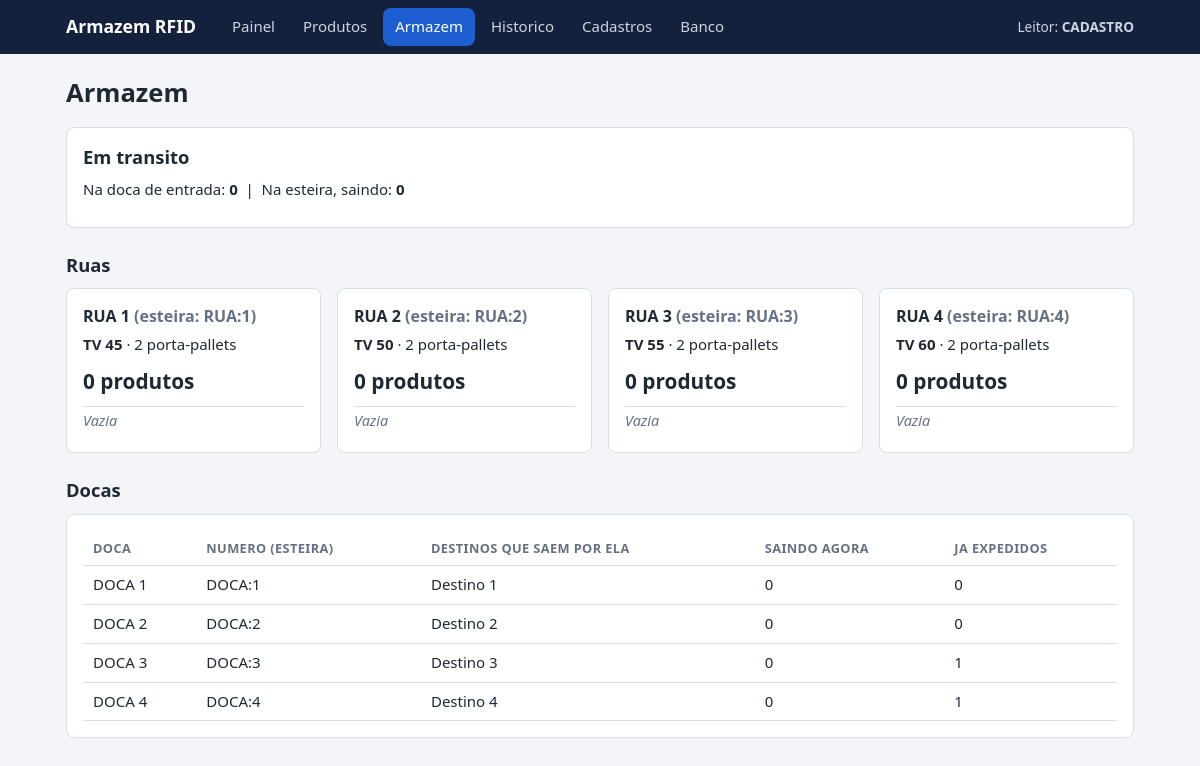
Page /armazem on the committed database.
### tables this page shows
CREATE TABLE config (
    chave TEXT PRIMARY KEY,
    valor TEXT NOT NULL
);

CREATE TABLE ruas (
    id              INTEGER PRIMARY KEY AUTOINCREMENT,
    codigo          TEXT    NOT NULL UNIQUE,      -- 'RUA 1'
    numero          INTEGER NOT NULL UNIQUE,      -- numero que a esteira entende (RUA:1)
    tipo_produto_id INTEGER NOT NULL UNIQUE REFERENCES tipos_produto(id),
    porta_pallets   INTEGER NOT NULL DEFAULT 2
);

CREATE TABLE tipos_produto (
    id        INTEGER PRIMARY KEY AUTOINCREMENT,
    nome      TEXT    NOT NULL UNIQUE,            -- 'TV 50'
    polegadas INTEGER NOT NULL UNIQUE
);

CREATE TABLE docas (
    id     INTEGER PRIMARY KEY AUTOINCREMENT,
    codigo TEXT    NOT NULL UNIQUE,               -- 'DOCA 1'
    numero INTEGER NOT NULL UNIQUE                -- numero que a esteira entende (DOCA:1)
);

### app.py (the view)
@app.get("/armazem")
def armazem():
    ativos = consulta(SQL_PRODUTOS + " WHERE p.status IN ('NA_RUA','DESTINO_DEFINIDO') ORDER BY p.id")
    ruas = []
    for r in consulta("""SELECT r.*, t.nome AS tipo FROM ruas r
                         JOIN tipos_produto t ON t.id = r.tipo_produto_id ORDER BY r.numero"""):
        ruas.append({"rua": r, "produtos": [p for p in ativos if p["rua"] == r["codigo"]]})
    docas = consulta("""SELECT c.*,
        (SELECT group_concat(nome, ', ') FROM destinos WHERE doca_id = c.id) AS destinos,
        (SELECT COUNT(*) FROM produtos p JOIN destinos d ON d.id = p.destino_id
          WHERE d.doca_id = c.id AND p.status = 'NA_ESTEIRA') AS saindo,
        (SELECT COUNT(*) FROM produtos p JOIN destinos d ON d.id = p.destino_id
          WHERE d.doca_id = c.id AND p.status = 'EXPEDIDO') AS expedidos
        FROM docas c ORDER BY c.numero""")
    transito = {r["status"]: r["qtd"] for r in consulta(
        "SELECT status, COUNT(*) AS qtd FROM produtos WHERE status IN ('NA_DOCA','NA_ESTEIRA') GROUP BY status")}
    return render_template("armazem.html", ruas=ruas, docas=docas, transito=transito)

### app.py (called while the page is built)
@app.context_processor
def contexto_comum():
    return {"leitor_atual": banco.sensor_ativo(get_db())}

def consulta(sql, *params):
    return get_db().execute(sql, params).fetchall()

### banco.py (called while the page is built)
def get_db():
    if "db" not in g:
        g.db = sqlite3.connect(DB)
        g.db.row_factory = sqlite3.Row
        g.db.execute("PRAGMA foreign_keys = ON")
    return g.db

def fechar_db(_=None):
    db = g.pop("db", None)
    if db:
        db.close()

def sensor_ativo(db):
    r = db.execute("SELECT valor FROM config WHERE chave='sensor_ativo'").fetchone()
    return r[0] if r else "CADASTRO"

### templates/armazem.html (shortened to what this page needs)
{% extends "base.html" %}
{% set pagina = 'armazem' %}
{% from "_macros.html" import badge %}
{% block conteudo %}
<h1>Armazem</h1>
<div id="visao" data-auto>
  <section class="card">
    <h2>Em transito</h2>
    <p>Na doca de entrada: <b>{{ transito.get('NA_DOCA', 0) }}</b> &nbsp;|&nbsp;
       Na esteira, saindo: <b>{{ transito.get('NA_ESTEIRA', 0) }}</b></p>
  </section>
  <h2>Ruas</h2>
  <div class="grade-ruas">
    {% for item in ruas %}
    <section class="card rua">
      <h3>{{ item.rua.codigo }} <span class="suave">(esteira: RUA:{{ item.rua.numero }})</span></h3>
      <p><b>{{ item.rua.tipo }}</b> &middot; {{ item.rua.porta_pallets }} porta-pallets</p>
      <p class="qtd-rua">{{ item.produtos|length }} produto{{ '' if item.produtos|length == 1 else 's' }}</p>
      <ul class="lista">
        {% for p in item.produtos %}
        <li><span class="mono">{{ p.tag_uid }}</span> {{ badge(p.status) }}{% if p.destino %} &rarr; {{ p.destino }}{% endif %}</li>
        {% else %}<li class="vazio">Vazia</li>{% endfor %}
      </ul>
    </section>
    {% endfor %}
  </div>
  <h2>Docas</h2>
  <section class="card rolagem">
    <table class="tabela">
      <tr><th>Doca</th><th>Numero (esteira)</th><th>Destinos que saem por ela</th><th>Saindo agora</th><th>Ja expedidos</th></tr>
      {% for d in docas %}
      <tr><td>{{ d.codigo }}</td><td>DOCA:{{ d.numero }}</td><td>{{ d.destinos or '-' }}</td><td>{{ d.saindo }}</td><td>{{ d.expedidos }}</td></tr>
      {% endfor %}
    </table>
  </section>
</div>
{% endblock %}

### templates/base.html (shortened to what this page needs)
<!doctype html>
<html lang="pt-br">
<head>
  <link rel="stylesheet" href="{{ url_for('static', filename='estilo.css') }}">
</head>
<body>
<header class="topo">
  <div class="container">
    <a class="logo" href="{{ url_for('painel') }}">Armazem RFID</a>
    <nav class="menu">
      <a href="{{ url_for('painel') }}"          class="{{ 'ativo' if pagina == 'painel' }}">Painel</a>
      <a href="{{ url_for('produtos') }}"        class="{{ 'ativo' if pagina == 'produtos' }}">Produtos</a>
      <a href="{{ url_for('armazem') }}"         class="{{ 'ativo' if pagina == 'armazem' }}">Armazem</a>
      <a href="{{ url_for('eventos') }}"         class="{{ 'ativo' if pagina == 'eventos' }}">Historico</a>
      <a href="{{ url_for('cadastros_inicio') }}" class="{{ 'ativo' if pagina == 'cadastros' }}">Cadastros</a>
      <a href="{{ url_for('ver_banco') }}"       class="{{ 'ativo' if pagina == 'banco' }}">Banco</a>
    </nav>
    <span class="leitor-atual" title="O que o leitor fisico esta fazendo agora">
      Leitor: <b>{{ leitor_atual }}</b>
    </span>
  </div>
</header>
<main class="container">
  {% block conteudo %}{% endblock %}
</main>
</body>
</html>

### static/estilo.css (style rules this page uses)
:root { --cor-fundo: #f3f5f8; --cor-card: #ffffff; --cor-texto: #1f2933; --cor-texto-suave: #667085; --cor-borda: #d8dee6; --cor-principal: #1d5fd1; --cor-principal-hover:#164aa3; --cor-topo: #14213d; --cor-ok: #1b8a4b; --cor-erro: #c0392b; --st-cadastrado: #667085; --st-na_doca: #b7791f; --st-na_rua: #1d5fd1; --st-destino_definido: #7c3aed; --st-na_esteira: #0e7490; --st-expedido: #1b8a4b; --fonte: system-ui, -apple-system, "Segoe UI", Roboto, Arial, sans-serif; --fonte-codigo: ui-monospace, Consolas, "Courier New", monospace; --tamanho-fonte: 15px; --raio: 8px; --espaco: 16px; --largura-max: 1100px; }
* { box-sizing: border-box; }
body { margin: 0; font-family: var(--fonte); font-size: var(--tamanho-fonte); color: var(--cor-texto); background: var(--cor-fundo); line-height: 1.45; }
h1 { font-size: 1.6rem; margin: 0 0 var(--espaco); }
h2 { font-size: 1.15rem; margin: 0 0 8px; }
h3 { font-size: 1rem; margin: 0 0 6px; }
p { margin: 0 0 10px; }
a { color: var(--cor-principal); }
.container { max-width: var(--largura-max); margin: 0 auto; padding: 0 var(--espaco); }
main.container { padding-top: 20px; padding-bottom: 40px; }
.suave { color: var(--cor-texto-suave); }
#visao > h2 { margin: 24px 0 10px; }
.vazio { color: var(--cor-texto-suave); font-style: italic; }
.topo { background: var(--cor-topo); color: #fff; }
.topo .container { display: flex; align-items: center; gap: 24px; flex-wrap: wrap; min-height: 54px; }
.logo { color: #fff; font-weight: 700; font-size: 1.1rem; text-decoration: none; }
.menu { display: flex; gap: 4px; flex-wrap: wrap; flex: 1; }
.menu a { color: #cbd5e1; text-decoration: none; padding: 8px 12px; border-radius: var(--raio); }
.menu a.ativo { background: var(--cor-principal); color: #fff; }
.leitor-atual { font-size: .85rem; color: #cbd5e1; }
.card { background: var(--cor-card); border: 1px solid var(--cor-borda); border-radius: var(--raio); padding: var(--espaco); margin-bottom: var(--espaco); }
.grade-ruas { display: grid; grid-template-columns: repeat(auto-fit, minmax(240px, 1fr)); gap: var(--espaco); }
.grade .card, .grade-ruas .card { margin-bottom: 0; }
.qtd-rua { font-size: 1.3rem; font-weight: 700; }
.lista { list-style: none; padding: 0; margin: 0; }
.lista li { padding: 4px 0; border-top: 1px solid var(--cor-borda); font-size: .9rem; }
.rolagem { overflow-x: auto; }
.tabela { width: 100%; border-collapse: collapse; background: var(--cor-card); }
.tabela th, .tabela td { text-align: left; padding: 8px 10px; border-bottom: 1px solid var(--cor-borda); vertical-align: middle; }
.tabela th { font-size: .8rem; text-transform: uppercase; letter-spacing: .03em; color: var(--cor-texto-suave); }

### rows in the picture
config: valor "CADASTRO"
ruas: rua.codigo "RUA 1", rua.numero "1", rua.porta_pallets "2"
tipos_produto: rua.tipo "TV 45"
ruas: rua.codigo "RUA 2", rua.numero "2", rua.porta_pallets "2"
tipos_produto: rua.tipo "TV 50"
ruas: rua.codigo "RUA 3", rua.numero "3", rua.porta_pallets "2"
tipos_produto: rua.tipo "TV 55"
ruas: rua.codigo "RUA 4", rua.numero "4", rua.porta_pallets "2"
tipos_produto: rua.tipo "TV 60"
docas: codigo "DOCA 1", numero "1", destinos "Destino 1", saindo "0", expedidos "0"
docas: codigo "DOCA 2", numero "2", destinos "Destino 2", saindo "0", expedidos "0"
docas: codigo "DOCA 3", numero "3", destinos "Destino 3", saindo "0", expedidos "1"
docas: codigo "DOCA 4", numero "4", destinos "Destino 4", saindo "0", expedidos "1"

### other values in the picture
{{ transito.get('NA_DOCA', 0) }} "0"
{{ transito.get('NA_ESTEIRA', 0) }} "0"
{{ item.produtos|length }} "0" "0" "0" "0"
{{ '' if item.produtos|length == 1 else 's' }} "s" "s" "s" "s"
